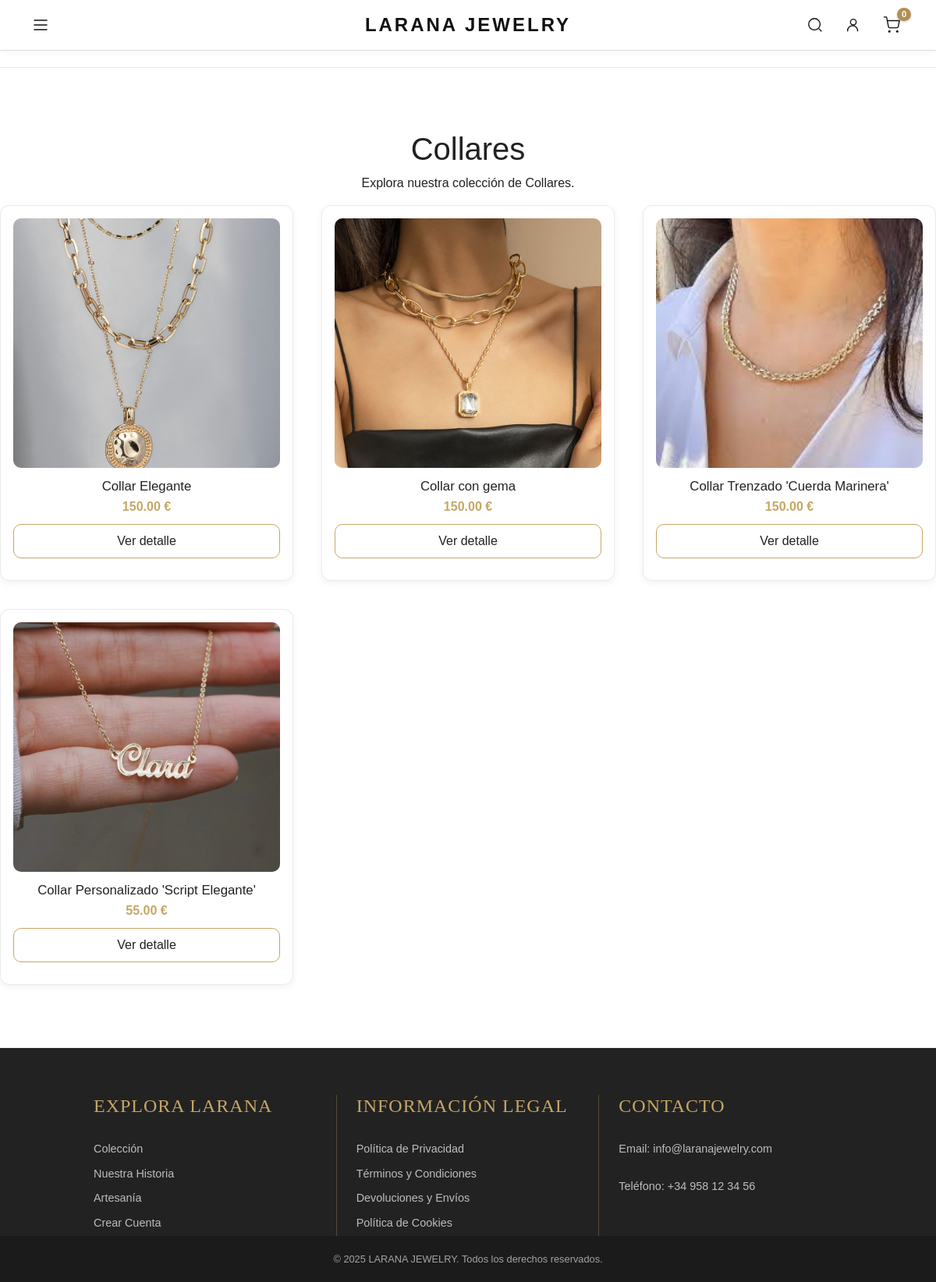
Page /categorias/categoria.php?categoria=Collares on the committed database.
### tables this page shows
CREATE TABLE `productos` (
  `id` int(11) NOT NULL,
  `nombre` varchar(100) NOT NULL,
  `descripcion` text DEFAULT NULL,
  `precio` decimal(10,2) NOT NULL,
  `stock` int(11) DEFAULT 0,
  `imagen` varchar(255) DEFAULT NULL,
  `categoria` varchar(50) DEFAULT NULL,
  `fecha_creacion` timestamp NULL DEFAULT current_timestamp()
);

### categorias/categoria.php (the view, shortened to what this page needs)
<?php
require_once __DIR__ . '/../tienda_login_php/db_connect.php';
$categoria = $_GET['categoria'];
$sql = "SELECT * FROM productos WHERE categoria = ?";
$stmt = $conn->prepare($sql);
$stmt->execute([$categoria]);
$productos = $stmt->fetchAll(PDO::FETCH_ASSOC);
include __DIR__ . '/../includes/header.php';
?>
<main class="container opciones">
    <h1><?= htmlspecialchars($categoria) ?></h1>
    <p>Explora nuestra colección de <?= htmlspecialchars($categoria) ?>.</p>
    <div class="grid-productos">
    <?php foreach ($productos as $producto): ?>
        <div class="producto">
            <div class="producto-media">
                <img src="../<?= $producto['imagen'] ?>"
                    alt="<?= htmlspecialchars($producto['nombre']) ?>">
            </div>
            <h3><?= htmlspecialchars($producto['nombre']) ?></h3>
            <span class="precio"><?= $producto['precio'] ?> €</span>
            <a href="../productos/producto.php?id=<?= $producto['id'] ?>" class="btn-line">
                Ver detalle
            </a>
        </div>
    <?php endforeach; ?>
    </div>
</main>
<?php include __DIR__ . '/../includes/footer.php'; ?>

### style.css (style rules this page uses)
:root { --negro:#111; --dorado:#c6a664; --dorado-osc:#b38f53; --gris:#fafafa; --beige:#f8f4ef; --borde:#eaeaea; --max:1200px; }
* { box-sizing: border-box; }
html,body { margin:0; padding:0; }
body { font-family:'Karla',sans-serif; color:var(--negro); background:#fff; overflow-x:hidden; }
.container { width:100%; max-width:var(--max); padding:0 10%; margin:0 auto; }
body { padding-top: 86px; }
.grid-productos { display:grid; grid-template-columns:repeat(4,1fr); gap:36px; }
@media (max-width: 1200px) { .grid-productos { grid-template-columns: repeat(3, 1fr); } }
.producto { border:1px solid var(--borde); border-radius:12px; background:#fff; box-shadow:0 3px 10px rgba(0,0,0,.05); padding:16px 16px 18px; transition:transform .25s ease, box-shadow .25s ease; }
.producto-media { width:100%; height:320px; border-radius:10px; overflow:hidden; margin-bottom:14px; background:#eee; }
.producto-media img { width:100%; height:100%; object-fit:cover; display:block; }
.producto h3 { font-size:1.05rem; font-weight:500; margin:0 0 4px; }
.precio { display:block; color:var(--dorado); font-weight:600; margin-bottom:10px; }
.btn-line { width:100%; background:transparent; color:var(--negro); border:1.5px solid var(--dorado); border-radius:10px; padding:9px 14px; cursor:pointer; transition:all .25s ease; font-family:inherit; }
.producto > a.btn-line { margin-bottom: 10px; }
a.btn-line, a.btn-line:visited { display: inline-block; text-decoration: none; text-align: center; }
.opciones { padding: 80px 0; text-align: center; background-color: #fff; border-top: 1px solid var(--borde); border-bottom: 1px solid var(--borde); position: relative; }
:root { --font-heading: 'Times New Roman', Times, serif; --font-body: 'Arial', Helvetica, sans-serif; --dorado: #c6a664; --negro: #222222; --gris-oscuro: #444444; --blanco: #ffffff; --gris-claro: #fafafa; --borde-sutil: #dddddd; }

### includes/footer.php (style rules this page uses)
html { height: 100%; }
body { display: flex; flex-direction: column; min-height: 100vh; background-color: #ffffff; margin: 0; }

### rows in the picture
productos: imagen (picture), nombre "Collar Elegante", precio "150.00"
productos: imagen (picture), nombre "Collar con gema", precio "150.00"
productos: imagen (picture), nombre "Collar Trenzado 'Cuerda Marinera'", precio "150.00"
productos: imagen (picture), nombre "Collar Personalizado 'Script Elegante'", precio "55.00"

### other values in the picture
$count "0"
$categoria "Collares"
